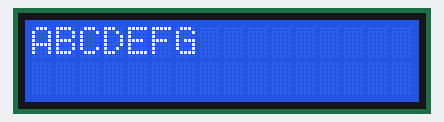
Recording of a program running on a simulated Raspberry Pi (BCM pin numbers). Shown: 16×2 character LCD. At 2.5 s the program stops and its outputs stay as they are.

Above: at 0.3 s.
At 1.3 s:
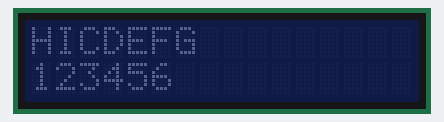
At 2.5 s:
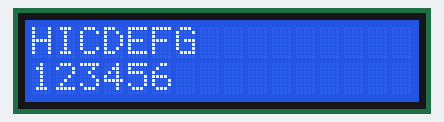

Measured:
- what the display in image 0 shows lasts 1.0 s, from 0.3 s to 1.3 s

The program:

lcd_3.py
```python
import I2C_LCD_driver
import time

# I2C_LCD_Driver 모듈을 사용하는 예제
textLcd = I2C_LCD_driver.lcd()

fontdata1 = [
        # Char 0 - Upper-left
        [ 0x00, 0x00, 0x03, 0x04, 0x08, 0x19, 0x11, 0x10 ],
        # Char 1 - Upper-middle
        [ 0x00, 0x1F, 0x00, 0x00, 0x00, 0x11, 0x11, 0x00 ],
        # Char 2 - Upper-right
        [ 0x00, 0x00, 0x18, 0x04, 0x02, 0x13, 0x11, 0x01 ],
        # Char 3 - Lower-left
        [ 0x12, 0x13, 0x1b, 0x09, 0x04, 0x03, 0x00, 0x00 ],
        # Char 4 - Lower-middle
        [ 0x00, 0x11, 0x1f, 0x1f, 0x0e, 0x00, 0x1F, 0x00 ],
        # Char 5 - Lower-right
        [ 0x09, 0x19, 0x1b, 0x12, 0x04, 0x18, 0x00, 0x00 ],
        # Char 6 - my test
	[ 0x1f,0x0,0x4,0xe,0x0,0x1f,0x1f,0x1f],
]


textLcd.lcd_clear()
# 16자 이내 아스키코드, 1은 첫 번째 줄이고 2는 두 번째 줄이다
textLcd.lcd_display_string("ABCDEFG", 1)
time.sleep(1)
textLcd.lcd_display_string("HI", 1)
textLcd.lcd_display_string("123456", 2)
textLcd.backlight(0)
time.sleep(1)
textLcd.backlight(1)


textLcd.lcd_load_custom_chars(fontdata1)
```
